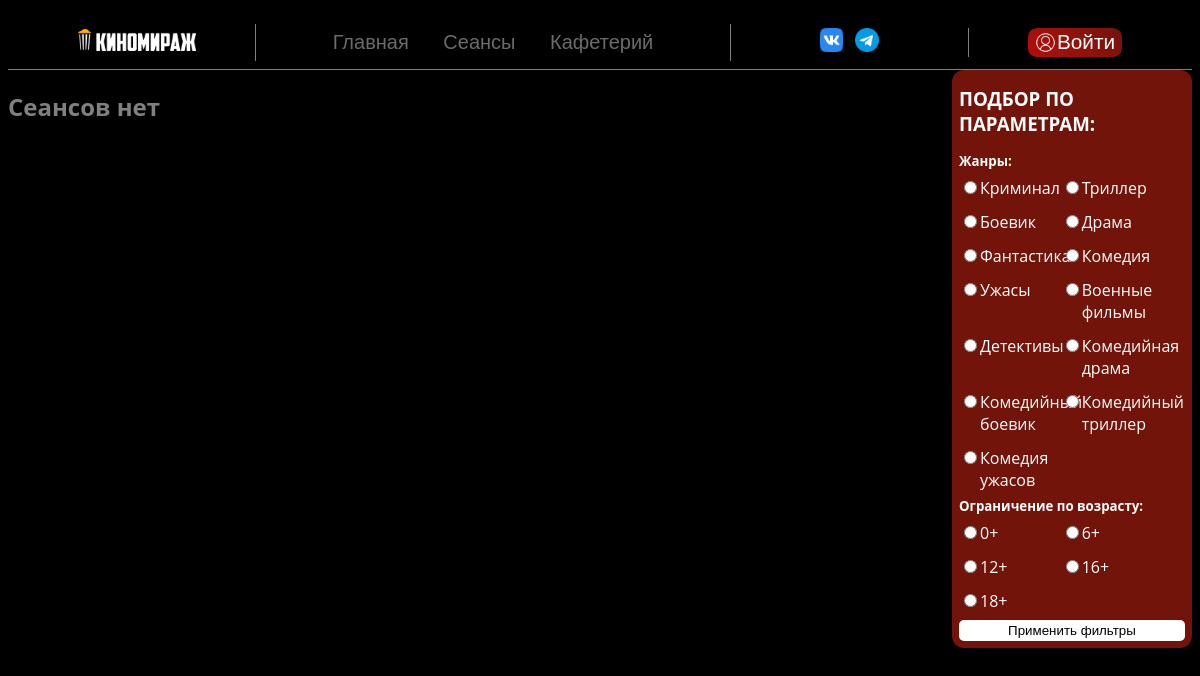
Page /session.php?age=18+ on the committed database.
### tables this page shows
CREATE TABLE `category` (
  `category_id` smallint NOT NULL,
  `category_name` varchar(255) NOT NULL
);

### components/session-filter.php (the view, shortened to what this page needs)
<?php
    $filt_query = "SELECT * FROM category";
    $filt_res = mysqli_query($conn, $filt_query);
?>
<link rel="stylesheet" href="assets/css/seans.css">
<form class="session-film-filter" method="GET">
    <h3 class="filter-main-text">ПОДБОР ПО ПАРАМЕТРАМ:</h3>
    <h5 class="filt-second-text">Жанры:</h5>
    <div class="filt-check-block">
        <?php
            $filt_num_rows = mysqli_num_rows($filt_res);
            if ($filt_num_rows > 0){
                for ($i=0; $i<$filt_num_rows; $i++){
                    $cat_filt = mysqli_fetch_array($filt_res, MYSQLI_ASSOC);
                    $cat_filt_html = <<<_CATFILTER
                        <div class="select-element">
                            <input id="$cat_filt[category_id]" type="radio" value="$cat_filt[category_name]" name="category">
                            <label for="$cat_filt[category_id]" class="sort">$cat_filt[category_name]</label>
                        </div>
                    _CATFILTER;
                    echo $cat_filt_html;
                }
            }
        ?>
    </div>
    <h5 class="filt-second-text">Ограничение по возрасту:</h5>
    <div class="filt-check-block">
        <div class="select-element">
            <input type="radio" name="age" value="0">
            <label class="sort">0+</label>
        </div>
        <div class="select-element">
            <input type="radio" name="age"  value="6">
            <label class="sort">6+</label>
        </div>
        <div class="select-element">
            <input type="radio" name="age"  value="12">
            <label class="sort">12+</label>
        </div>
        <div class="select-element">
            <input type="radio" name="age"  value="16">
            <label class="sort">16+</label>
        </div>
        <div class="select-element">
            <input type="radio" name="age"  value="18">
            <label class="sort">18+</label>
        </div>
    </div>
    <input class="button" type="submit" value="Применить фильтры">
</form>

### assets/css/style.css (style rules this page uses)
body { background-color: black; font-family: 'Open Sans', sans-serif; overflow-x: hidden; }

### assets/css/seans.css (style rules this page uses)
.session-film-filter { display: flex; flex-direction: column; background-color: #72140A; padding: 7px; border-radius: 12px; position: sticky; top: 10vh; z-index: 99; }
.session-film-filter h3, h5 { margin-block: 0.5em; color: white; }
.select-element { width: 50%; color: white; display: flex; flex-direction: row; align-items: baseline; }
.filt-check-block { max-width: 90%; display: flex; flex-direction: row; flex-wrap: wrap; row-gap: 1vw; }
.session-film-filter input.button { background-color: #ffffff; border: 0; border-radius: 5px; margin-top: 1vh; padding: 3px; }

### rows in the picture
category: category_name "Криминал"
category: category_name "Триллер"
category: category_name "Боевик"
category: category_name "Драма"
category: category_name "Фантастика"
category: category_name "Комедия"
category: category_name "Ужасы"
category: category_name "Военные фильмы"
category: category_name "Детективы"
category: category_name "Комедийная драма"
category: category_name "Комедийный боевик"
category: category_name "Комедийный триллер"
category: category_name "Комедия ужасов"

### other values in the picture
$acc_text "Войти"
